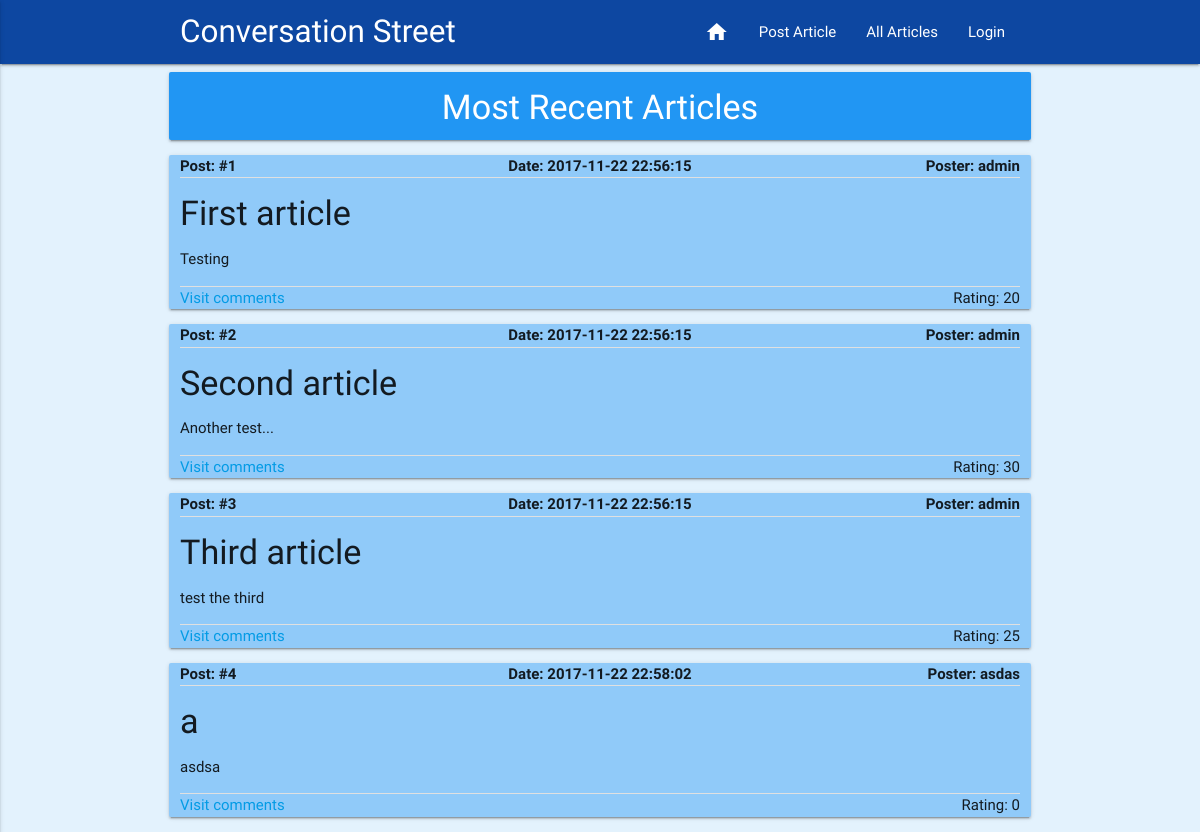
The page / on the database its author committed.
### tables this page shows
CREATE TABLE posts (
	id INTEGER PRIMARY KEY AUTOINCREMENT,
	votes_up INTEGER DEFAULT 0,
	votes_down INTEGER DEFAULT 0,
	title TEXT,
	author TEXT,
	author_id INTEGER,
	content TEXT,
	posted DATETIME DEFAULT CURRENT_TIMESTAMP
);

### coursework2.py (the view)
@app.route('/')
def root():
	db = get_db()
	sql = "SELECT * FROM posts ORDER BY id ASC LIMIT 10;"
	result = db.cursor().execute(sql)
	return render_template("index.html", results=result)

### coursework2.py (called while the page is built)
def get_db():
	db = getattr(g, "db", None)
	if db is None:
		db = sqlite3.connect(db_location)
		db.row_factory = sqlite3.Row  # allows for accessing columns by name and not just index
		g.db = db
	return db

### templates/index.html (shortened to what this page needs)
<!DOCTYPE html>
<html lang="en">
<head>
	{% include "head.html" %}
</head>
<body class="blue lighten-5">
	{% include "navbar.html" %}
	<div class="container">
		<div class="row card blue">
			<div class="col s12 center-align">
				<h4 class="white-text">Most Recent Articles</h4>
			</div>
		</div>
		{% for row in results %}
		<div class="row card blue lighten-3">
			<div class="col s4">
				<b>Post: #{{ row["id"] }}</b>
			</div>
			<div class="col s4 center-align">
				<b>Date: {{ row["posted"] }}</b>
			</div>
			<div class="col s4 right-align">
				<b>Poster: {{ row["author"] }}</b>
			</div>
			<div class="col s12">
				<div class="divider"></div>
				<h4>{{ row["title"] }}</h4>
				<p>{{ row["content"] }}</p>
				<div class="divider"></div>
			</div>
			<div class="col s6">
				<a href="#" title="Not implemented yet">Visit comments</a>
			</div>
			<div class="col s6 right-align">
				<span title="&uArr; {{ row["votes_up"] }} &dArr; {{ row["votes_down"] }}">
					Rating: {{ row["votes_up"] - row["votes_down"] }}</span>
			</div>
		</div>
		{% endfor %}
	</div>
</body>
</html>

### templates/head.html (shortened to what this page needs)
<link rel="stylesheet" href="{{ url_for("static", filename="css/materialize.min.css") }}">
<link rel="stylesheet" href="{{ url_for("static", filename="css/custom.css") }}">

### templates/navbar.html (shortened to what this page needs)
<header>
	<div class="navbar-fixed">
		<nav class="blue darken-4">
			<div class="nav-wrapper container">
				<a href="#" class="brand-logo">Conversation Street</a>
				<ul class="right hide-on-med-and-down">
					<li><a href="{{ url_for("root") }}"><i class="material-icons">home</i></a></li>
					<li><a href="{{ url_for("post_article") }}">Post Article</a></li>
					<li><a href="{{ url_for("all_articles") }}">All Articles</a></li>
					<li><a href="#">Login</a></li>
				</ul>
			</div>
		</nav>
	</div>
</header>

### rows shown on the page
posts: id "1", posted "2017-11-22 22:56:15", author "admin", title "First article", content "Testing", row['votes_up']-row['votes_down'] "20"
posts: id "2", posted "2017-11-22 22:56:15", author "admin", title "Second article", content "Another test...", row['votes_up']-row['votes_down'] "30"
posts: id "3", posted "2017-11-22 22:56:15", author "admin", title "Third article", content "test the third", row['votes_up']-row['votes_down'] "25"
posts: id "4", posted "2017-11-22 22:58:02", author "asdas", title "a", content "asdsa", row['votes_up']-row['votes_down'] "0"
